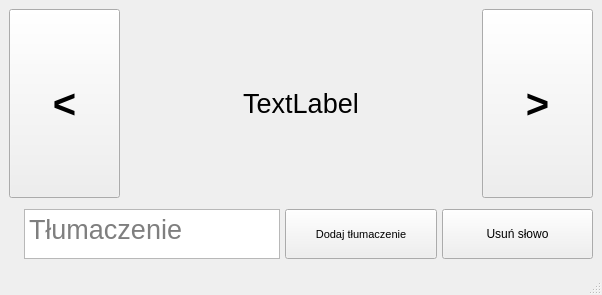
<?xml version="1.0" encoding="UTF-8"?>
<ui version="4.0">
 <class>MainWindow</class>
 <widget class="QMainWindow" name="MainWindow">
  <property name="geometry">
   <rect>
    <x>0</x>
    <y>0</y>
    <width>602</width>
    <height>295</height>
   </rect>
  </property>
  <property name="windowTitle">
   <string>MainWindow</string>
  </property>
  <widget class="QWidget" name="centralwidget">
   <layout class="QGridLayout" name="gridLayout">
    <item row="0" column="0">
     <layout class="QVBoxLayout" name="verticalLayout_2" stretch="10,1">
      <property name="sizeConstraint">
       <enum>QLayout::SetDefaultConstraint</enum>
      </property>
      <item>
       <layout class="QVBoxLayout" name="verticalLayout">
        <item>
         <layout class="QHBoxLayout" name="horizontalLayout_2" stretch="1,3,1">
          <property name="spacing">
           <number>14</number>
          </property>
          <property name="sizeConstraint">
           <enum>QLayout::SetNoConstraint</enum>
          </property>
          <item>
           <widget class="QPushButton" name="go_left_button">
            <property name="sizePolicy">
             <sizepolicy hsizetype="Minimum" vsizetype="Preferred">
              <horstretch>0</horstretch>
              <verstretch>0</verstretch>
             </sizepolicy>
            </property>
            <property name="font">
             <font>
              <pointsize>30</pointsize>
              <weight>75</weight>
              <bold>true</bold>
             </font>
            </property>
            <property name="text">
             <string>&lt;</string>
            </property>
            <property name="shortcut">
             <string>Left</string>
            </property>
           </widget>
          </item>
          <item>
           <widget class="QLabel" name="word_label">
            <property name="minimumSize">
             <size>
              <width>256</width>
              <height>0</height>
             </size>
            </property>
            <property name="font">
             <font>
              <family>MS Shell Dlg 2</family>
              <pointsize>20</pointsize>
              <weight>50</weight>
              <bold>false</bold>
              <stylestrategy>PreferAntialias</stylestrategy>
             </font>
            </property>
            <property name="frameShape">
             <enum>QFrame::NoFrame</enum>
            </property>
            <property name="text">
             <string>TextLabel</string>
            </property>
            <property name="textFormat">
             <enum>Qt::AutoText</enum>
            </property>
            <property name="scaledContents">
             <bool>true</bool>
            </property>
            <property name="alignment">
             <set>Qt::AlignCenter</set>
            </property>
            <property name="indent">
             <number>1</number>
            </property>
           </widget>
          </item>
          <item>
           <widget class="QPushButton" name="go_right_button">
            <property name="enabled">
             <bool>true</bool>
            </property>
            <property name="sizePolicy">
             <sizepolicy hsizetype="Minimum" vsizetype="Preferred">
              <horstretch>0</horstretch>
              <verstretch>0</verstretch>
             </sizepolicy>
            </property>
            <property name="font">
             <font>
              <pointsize>30</pointsize>
              <weight>75</weight>
              <bold>true</bold>
             </font>
            </property>
            <property name="text">
             <string>&gt;</string>
            </property>
            <property name="shortcut">
             <string>Right</string>
            </property>
            <property name="flat">
             <bool>false</bool>
            </property>
           </widget>
          </item>
         </layout>
        </item>
       </layout>
      </item>
      <item>
       <layout class="QHBoxLayout" name="horizontal_layout" stretch="0,2,2">
        <property name="spacing">
         <number>5</number>
        </property>
        <property name="sizeConstraint">
         <enum>QLayout::SetFixedSize</enum>
        </property>
        <property name="leftMargin">
         <number>15</number>
        </property>
        <property name="topMargin">
         <number>5</number>
        </property>
        <property name="rightMargin">
         <number>0</number>
        </property>
        <property name="bottomMargin">
         <number>5</number>
        </property>
        <item alignment="Qt::AlignHCenter|Qt::AlignVCenter">
         <widget class="QTextEdit" name="textEdit">
          <property name="sizePolicy">
           <sizepolicy hsizetype="Preferred" vsizetype="Preferred">
            <horstretch>0</horstretch>
            <verstretch>0</verstretch>
           </sizepolicy>
          </property>
          <property name="minimumSize">
           <size>
            <width>256</width>
            <height>50</height>
           </size>
          </property>
          <property name="font">
           <font>
            <pointsize>20</pointsize>
           </font>
          </property>
          <property name="focusPolicy">
           <enum>Qt::ClickFocus</enum>
          </property>
          <property name="placeholderText">
           <string>Tłumaczenie</string>
          </property>
         </widget>
        </item>
        <item>
         <widget class="QPushButton" name="pushButton">
          <property name="sizePolicy">
           <sizepolicy hsizetype="Minimum" vsizetype="Preferred">
            <horstretch>0</horstretch>
            <verstretch>0</verstretch>
           </sizepolicy>
          </property>
          <property name="font">
           <font>
            <pointsize>8</pointsize>
           </font>
          </property>
          <property name="text">
           <string>Dodaj tłumaczenie</string>
          </property>
          <property name="shortcut">
           <string>Z</string>
          </property>
         </widget>
        </item>
        <item>
         <widget class="QPushButton" name="pushButton_2">
          <property name="sizePolicy">
           <sizepolicy hsizetype="Minimum" vsizetype="Preferred">
            <horstretch>0</horstretch>
            <verstretch>0</verstretch>
           </sizepolicy>
          </property>
          <property name="text">
           <string>Usuń słowo</string>
          </property>
          <property name="shortcut">
           <string>X</string>
          </property>
         </widget>
        </item>
       </layout>
      </item>
     </layout>
    </item>
   </layout>
  </widget>
  <widget class="QMenuBar" name="menubar">
   <property name="geometry">
    <rect>
     <x>0</x>
     <y>0</y>
     <width>602</width>
     <height>21</height>
    </rect>
   </property>
  </widget>
  <widget class="QStatusBar" name="statusbar"/>
 </widget>
 <resources/>
 <connections/>
</ui>
